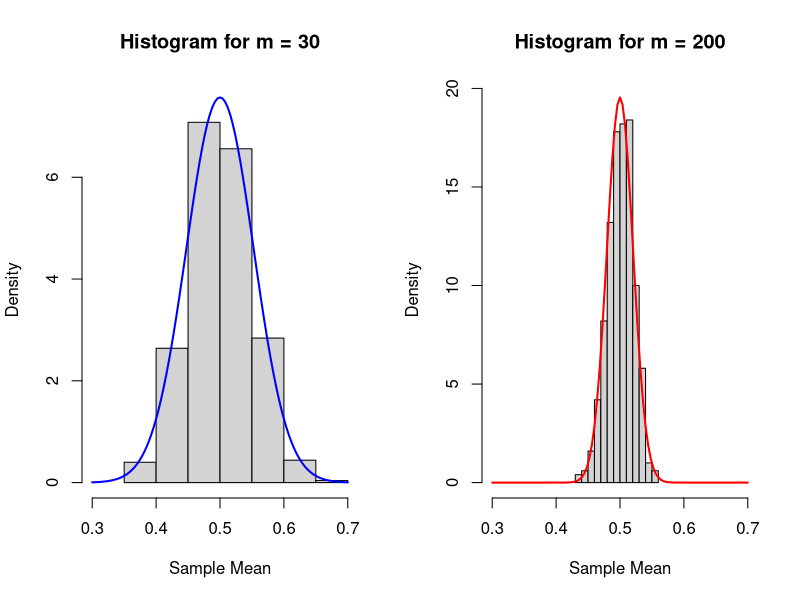

Recreate this plot in R.
## ---- chunk 1
CTL_unif <- function(n,m){
  # Use replicate to generate n samples, each consisting of m draws from U(0, 1)
  sample_means <- replicate(n, mean(runif(m)))
  
  # Return the vector of sample means
  return(sample_means)
}
  
## ---- chunk 2
# Set seed for reproducibility
set.seed(42)

# Generate sample means for n = 500, m = 30
means_30 <- CTL_unif(n = 500, m = 30)

# Generate sample means for n = 500, m = 200
means_200 <- CTL_unif(n = 500, m = 200)

# Define the parameters for the normal distribution
mean_theoretical <- 0.5
sd_30 <- sqrt(1 / (12 * 30))  # Standard deviation for m = 30
sd_200 <- sqrt(1 / (12 * 200))  # Standard deviation for m = 200

# Get dynamic ylim values based on the density range
ylim_30 <- c(0, max(density(means_30)$y, dnorm(mean_theoretical, mean = mean_theoretical, sd = sd_30)))
ylim_200 <- c(0, max(density(means_200)$y, dnorm(mean_theoretical, mean = mean_theoretical, sd = sd_200)))

# Plot the histograms side-by-side
par(mfrow = c(1, 2))  # Set up a 1x2 plotting layout

# Plot for m = 30
hist(means_30, prob = TRUE, xlim = c(0.3, 0.7), ylim = ylim_30,
     main = "Histogram for m = 30", xlab = "Sample Mean")
curve(dnorm(x, mean = mean_theoretical, sd = sd_30), col = "blue", lwd = 2, add = TRUE)

# Plot for m = 200
hist(means_200, prob = TRUE, xlim = c(0.3, 0.7), ylim = ylim_200,
     main = "Histogram for m = 200", xlab = "Sample Mean")
curve(dnorm(x, mean = mean_theoretical, sd = sd_200), col = "red", lwd = 2, add = TRUE)

# Reset the plotting layout
par(mfrow = c(1, 1))
